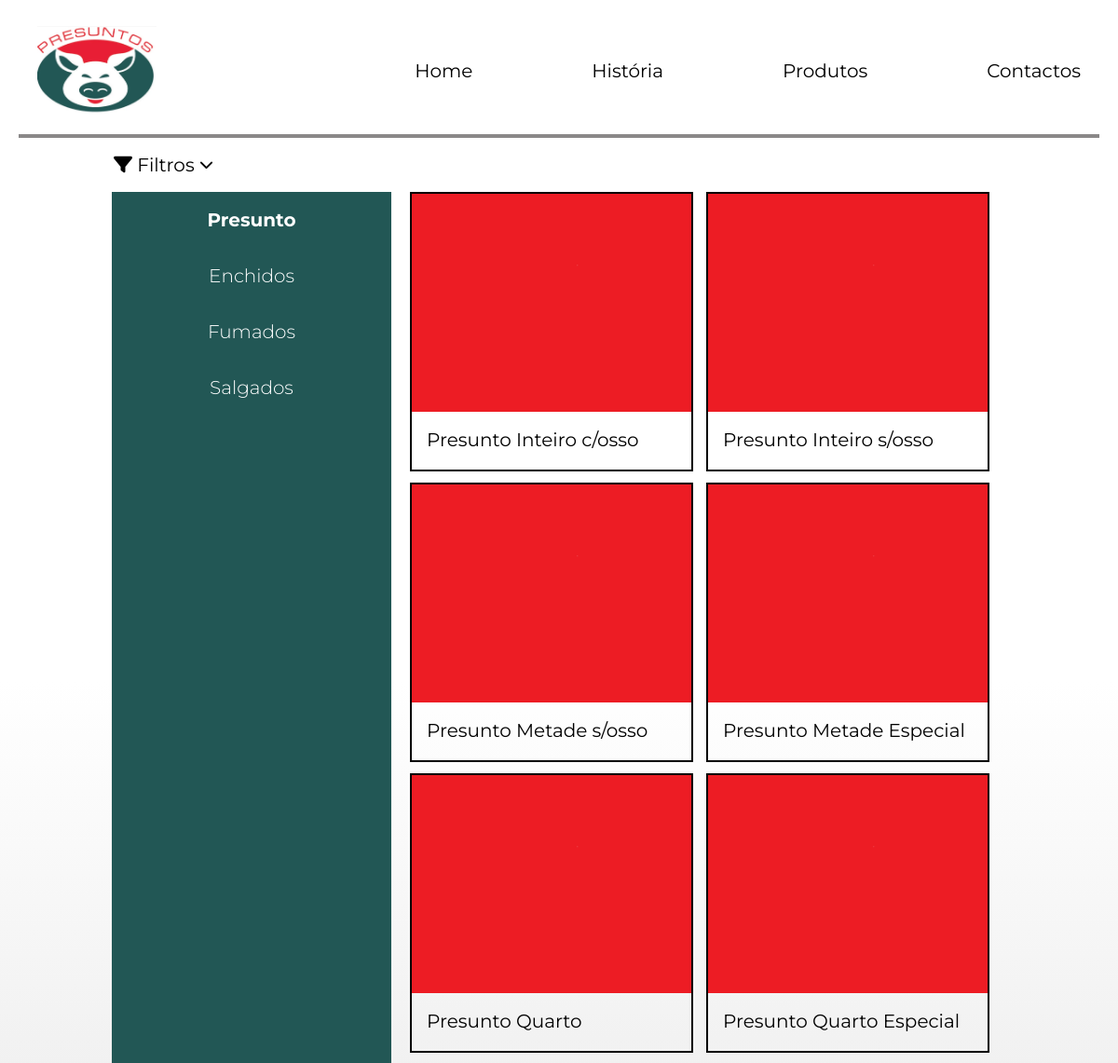
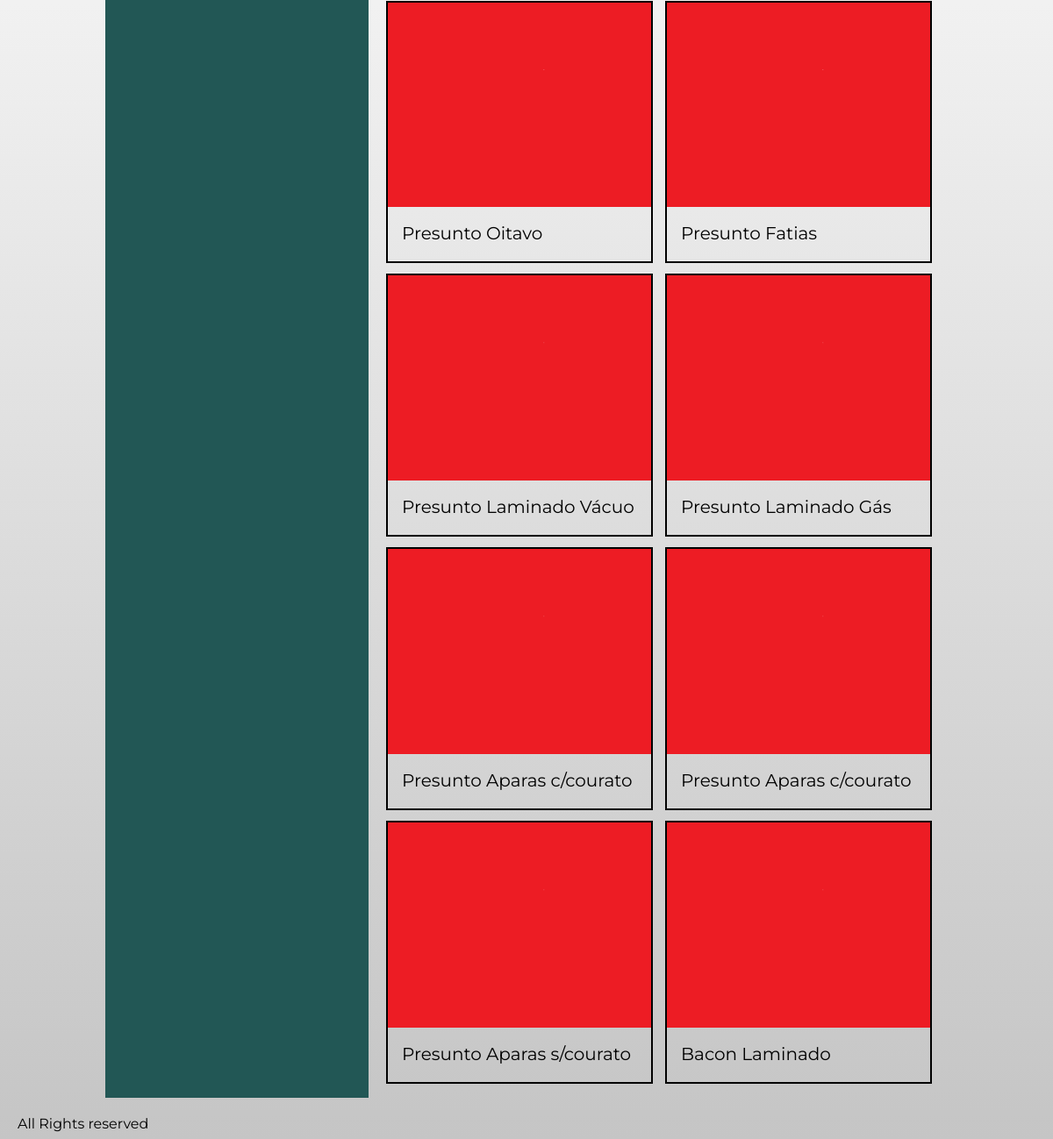
The app's page /produtos/Presunto with its own data (2 pictures, top to bottom).
### front/models.py (models this page shows, shortened)
class Tipo(models.Model):
    name = models.CharField(max_length=200)

class Produto(models.Model):
    name = models.CharField(max_length=200)
    description = models.CharField(max_length=200)
    tipo = models.ForeignKey(Tipo, on_delete=models.CASCADE)
    nutInfo = models.CharField(max_length=400)
    imagePath= models.CharField(max_length=200)
    inView=models.BooleanField()

### front/views.py (the view)
# urls.py: path("produtos/<str:tipo>",views.showProdutos, name="produtos"),
def showProdutos(request,tipo):
    value = Tipo.objects.get(name = tipo)
    lista = Produto.objects.filter(tipo = value.id)
    tipos = Tipo.objects.all()
    return render(request,"produtos.html",{"lista":lista,"tipos":tipos,"escolhido":value.name})

### front/templatetags/tags.py (called while the page is built)
@register.filter(name="cleanURL")
def cleanURL(value):
    clean = value.replace("/","-").replace(" ","-")
    return clean

### front/templates/produtos.html
{% extends "base.html" %}
{% load tags %}
{% load static %}
{% block styles %}
    <link rel="stylesheet" href="/static/produtos.css" type="text/css">
{% endblock styles %}
{% block content %}
    <div id="content">
        <button id="filter-button">
            <p><i class="fa-solid fa-filter"></i> Filtros <i id="icon" class="fa-solid fa-chevron-down  fa-xs"></i> </p>
        </button>
        <div id="filtros-produtos" >
                <div id="filtros">
                    {% for tipo in tipos %}
                        {% if escolhido == tipo.name %}
                            <a id="selected" href="/produtos/{{ tipo.name}}" >{{tipo.name}}</a>
                        {% else %}
                            <a id="normal" href="/produtos/{{ tipo.name}}" >{{tipo.name}}</a>
                        {% endif %}
                    {% endfor %}
                </div>
            <div id="produtos-list">
                {% for product in lista %}
                    {% if product.inView == True %}
                    <a href="/produto/{{product.name|cleanURL}}" >
                        <div id="produto">
                            <img src="{% static "" %}{{product.imagePath}}.png" alt="{{product.imagePath.}}">
                            <p>{{product.name}}</p>
                        </div>
                    </a>
                    {% endif %}
                {% endfor %}
            </div>
        </div>
    </div>
{% endblock content %}

### front/templates/base.html (shortened to what this page needs)
<!DOCTYPE html>
<html lang="en">
    <head>
        {% load static %}
        <link rel="stylesheet" href="/static/base.css" type="text/css">
        {% block styles %}
        {% endblock styles %}
    </head>
    <body>
        <nav id="nav">
            <img src="{% static 'img/logo.png' %}" alt="Not found">
            <div id="nav-right">
                <ul id="nav-links">
                    <li><a class="text-xl" href="/">Home</a></li>
                    <li><a class="text-xl" href="/historia">História</a></li>
                    <li><a class="text-xl" href="/produtos/Presunto">Produtos</a></li>
                    <li><a class="text-xl" href="/contactos">Contactos</a></li>
                </ul>
                </div>
        </nav>
            {% block content %}
            {% endblock content %}
    </body>
        <footer>
            <div class="h-[300px] ml-5">
            All Rights reserved
            </div>
        </footer>
</html>

### front/static/base.css (style rules this page uses)
:root { --dark-green: rgba(34,87,85,255); }
* { font-family: "Montserrat", sans-serif; }
body { margin-left:1.25rem; margin-right:1.25rem; background: linear-gradient(to bottom, white 30%, rgb(197, 197, 197)); background-attachment: fixed; }
#nav { border-bottom-style: solid; border-bottom-width:4px; border-color: #8a8888; display: flex; justify-content: space-between; align-items:center; align-content: center; padding:1.25rem; overflow-y: hidden; }
#nav img { width: 8rem; height:6rem; flex-shrink: 0; }
#nav-right { display:flex; flex-direction: column; }
#nav-links { list-style-type: none; display:flex; justify-content: space-between; text-align: center; background-color: white; position: static; top:0px; row-gap:0px; column-gap:8rem; padding-left:0; transition: all 0.5s; }
a { text-decoration: none; color:black; font-size :1.25rem; line-height:1.75rem; font-family: "Montserrat", sans-serif; font-optical-sizing: auto; font-weight: 400; font-style: normal; }
p { text-decoration: none; color:black; font-size : 1.25rem; font-family: "Montserrat", sans-serif; font-optical-sizing: auto; font-weight: 400; font-style: normal; margin:1rem 1rem; }

### front/static/produtos.css (style rules this page uses)
#content { display:flex; flex-direction: column; margin-left:5rem; margin-right:5rem; }
#filtros-produtos { display:flex; min-height: 1200px; margin:0rem 1.25rem 1.25rem 1.25rem; }
#filter-button { border:none; background-color: transparent; width: 100%; display: flex; justify-content: flex-start; }
#icon { transition: all 0.5s; }
#filtros { display:flex; flex-direction:column; vertical-align:top; align-items: center; flex-shrink: 1; max-width:300px; width: 100%; row-gap:2rem; padding-top:1rem; margin-right:1.25rem; height: inherit; transition: all 0.5s; overflow: hidden; background-color: var(--dark-green); }
#normal { color:white; font-size:1.25rem; font-weight:300; }
#selected { color:white; font-size:1.25rem; font-weight: 700; }
#produtos-list { margin:0 1rem 1rem 0rem; display:grid; column-gap:0.75rem; row-gap: 0.75rem; grid-template-columns: repeat(auto-fill, minmax(300px, 1fr)); grid-auto-columns: 300px; width: 100%; }
#produtos-list a { display:block; width:fit-content; }
#produto { display:flex; flex-direction: column; border-style: solid; border-color: black; border-width: 2px; max-width: 300px; flex-shrink: 1; }
#produto img { max-width: 300px; max-height: 250px; flex-shrink: 1; }
#produto p { text-overflow: ellipsis; overflow: hidden; height:30px; }

### records on screen
Tipo: name "Presunto"
Tipo: name "Enchidos"
Tipo: name "Fumados"
Tipo: name "Salgados"
Produto: imagePath (picture), name "Presunto Inteiro c/osso"
Produto: imagePath (picture), name "Presunto Inteiro s/osso"
Produto: imagePath (picture), name "Presunto Metade s/osso"
Produto: imagePath (picture), name "Presunto Metade Especial"
Produto: imagePath (picture), name "Presunto Quarto"
Produto: imagePath (picture), name "Presunto Quarto Especial"
Produto: imagePath (picture), name "Presunto Oitavo"
Produto: imagePath (picture), name "Presunto Fatias"
Produto: imagePath (picture), name "Presunto Laminado Vácuo"
Produto: imagePath (picture), name "Presunto Laminado Gás"
Produto: imagePath (picture), name "Presunto Aparas c/courato"
Produto: imagePath (picture), name "Presunto Aparas c/courato…"
Produto: imagePath (picture), name "Presunto Aparas s/courato"
Produto: imagePath (picture), name "Bacon Laminado"
